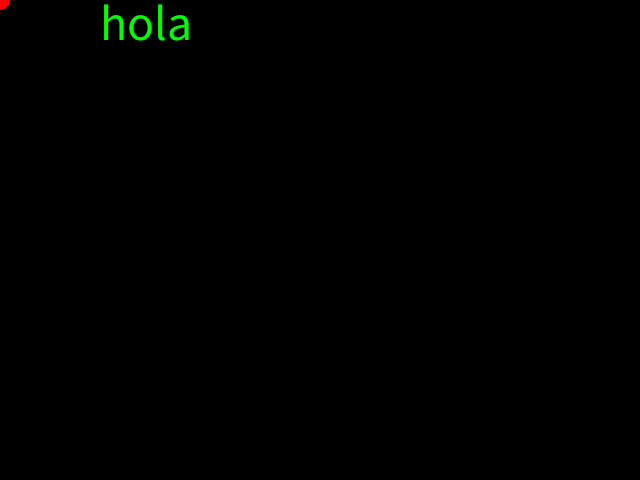
Frame 1 (no input)
Frame 60 (the mouse pressed at the canvas centre just before this capture): identical to frame 1, image omitted
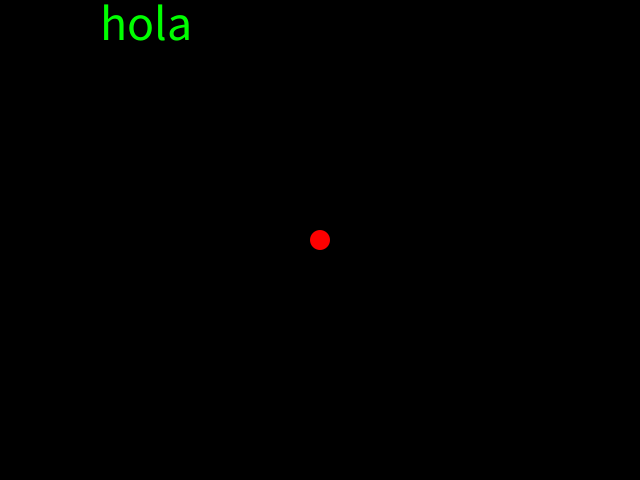
Frame 120 (the mouse held since frame 60 and released just before this capture)

The Processing sketch that drew these frames (run headless with seeded random() and noise(); from frame 60 on, the mouse is pressed at the canvas centre):

// Processing sketch: prueba
// ── prueba.pde

void setup(){
    size(640, 480);
}

void draw() {
  background(0);
  fill(0, 255, 0);
  textSize(50);
  text("hola", 100, 40);
  fill(255, 0, 0);
  noStroke();
  circle(mouseX, mouseY, 20);
}
